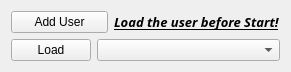
  <widget class="QWidget" name="layoutWidget">
   <property name="geometry">
    <rect>
     <x>680</x>
     <y>580</y>
     <width>291</width>
     <height>58</height>
    </rect>
   </property>
   <layout class="QVBoxLayout" name="verticalLayout_5">
    <item>
     <layout class="QHBoxLayout" name="horizontalLayout_7">
      <item>
       <widget class="QPushButton" name="addUser">
        <property name="focusPolicy">
         <enum>Qt::NoFocus</enum>
        </property>
        <property name="text">
         <string>Add User</string>
        </property>
       </widget>
      </item>
      <item>
       <widget class="QLabel" name="dataStatus">
        <property name="font">
         <font>
          <family>等线</family>
          <pointsize>10</pointsize>
          <weight>75</weight>
          <italic>true</italic>
          <bold>true</bold>
          <underline>true</underline>
         </font>
        </property>
        <property name="text">
         <string>Load the user before Start!</string>
        </property>
       </widget>
      </item>
     </layout>
    </item>
    <item>
     <layout class="QHBoxLayout" name="horizontalLayout_3">
      <item>
       <widget class="QPushButton" name="loadUser">
        <property name="enabled">
         <bool>true</bool>
        </property>
        <property name="sizePolicy">
         <sizepolicy hsizetype="Fixed" vsizetype="Fixed">
          <horstretch>0</horstretch>
          <verstretch>0</verstretch>
         </sizepolicy>
        </property>
        <property name="focusPolicy">
         <enum>Qt::NoFocus</enum>
        </property>
        <property name="text">
         <string>Load</string>
        </property>
       </widget>
      </item>
      <item>
       <widget class="QComboBox" name="userList">
        <property name="focusPolicy">
         <enum>Qt::NoFocus</enum>
        </property>
       </widget>
      </item>
     </layout>
    </item>
   </layout>
  </widget>
